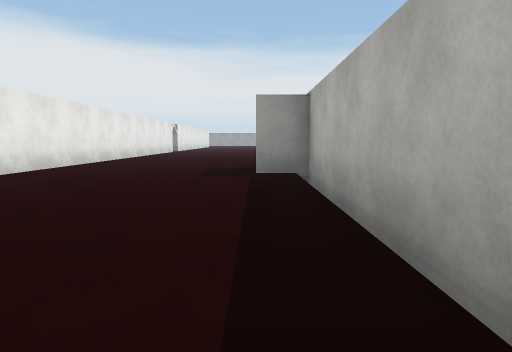
[1] (above)

24 first-person views from a walk through a 3-D level made in the Unity game engine. The camera is 1.2 m above the floor, tilts 6° down and sees 75° across. The floor is counted in squares, 2 m on a side. Each view is taken from the middle of a square. On the plan, view 1 faces up. The plan holds only what a view shows up to about 10 squares ahead; the rest is blank. The place goes on beyond the plan. Surface patterns are stand-ins for the level's own textures.

[2]
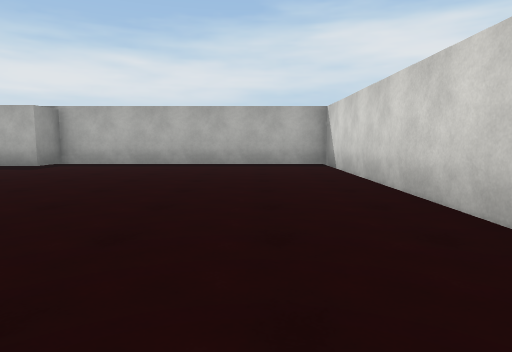

[3]
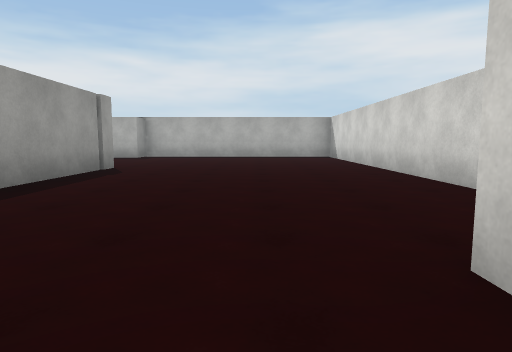

[4]
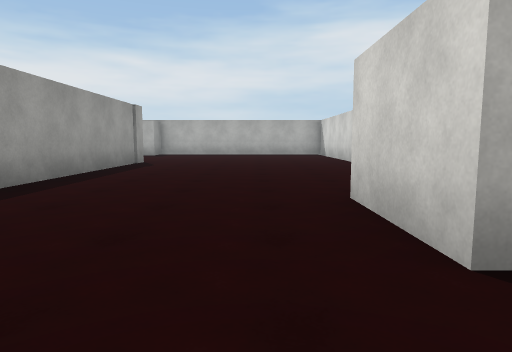

[5]
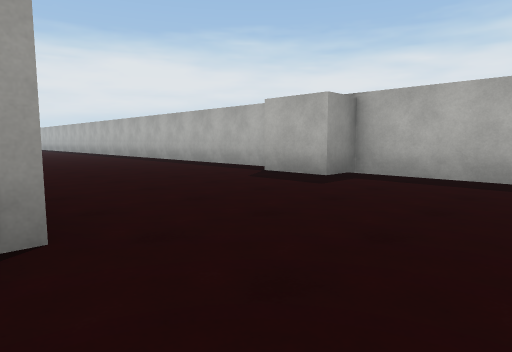

[6]
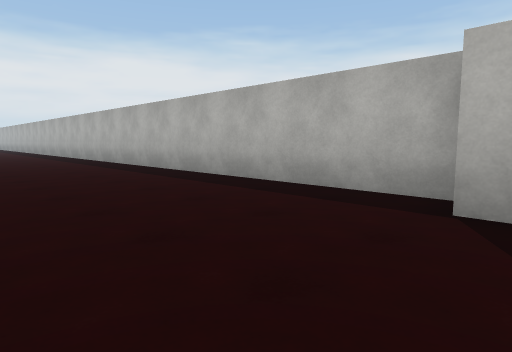

[7]
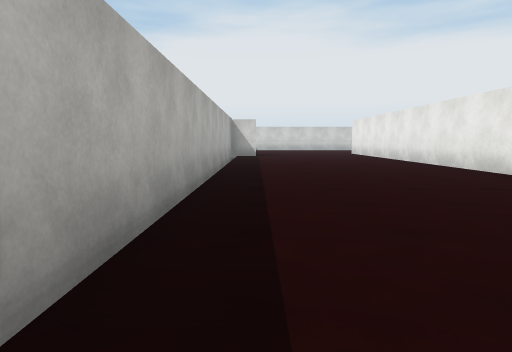

[8]
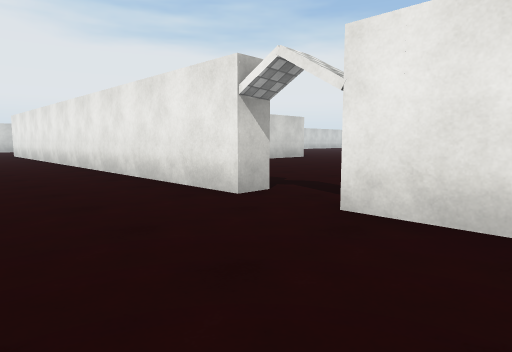

[9]
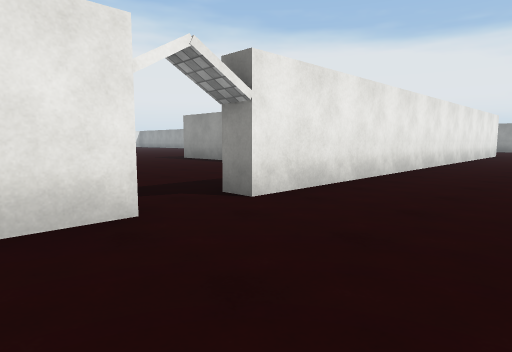

[10]
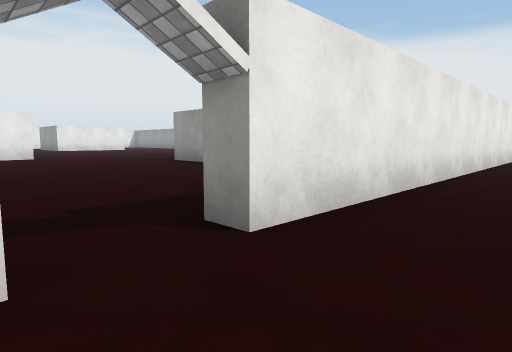

[11]
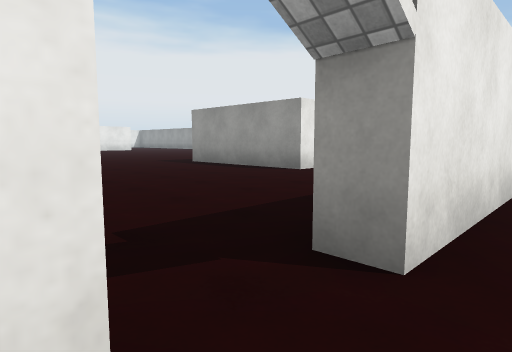

[12]
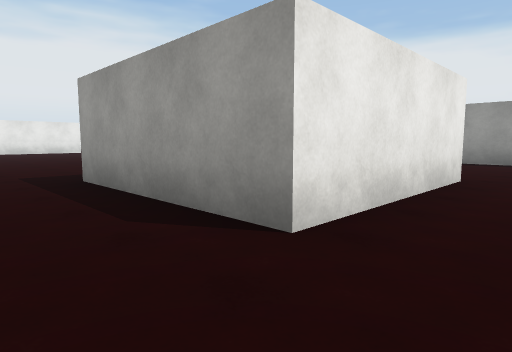

[13]
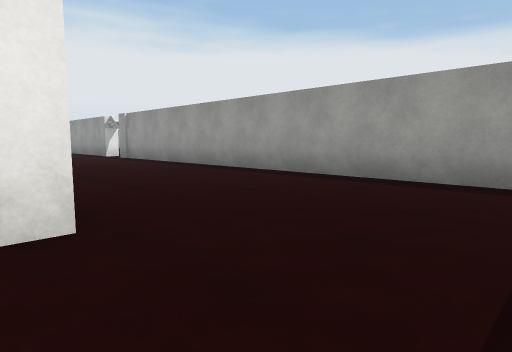

[14]
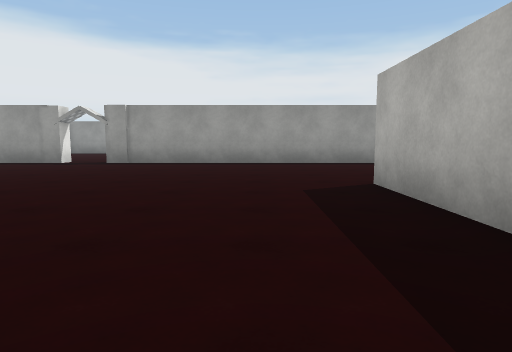

[15]
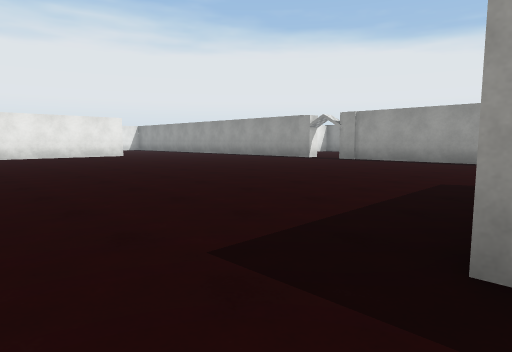

[16]
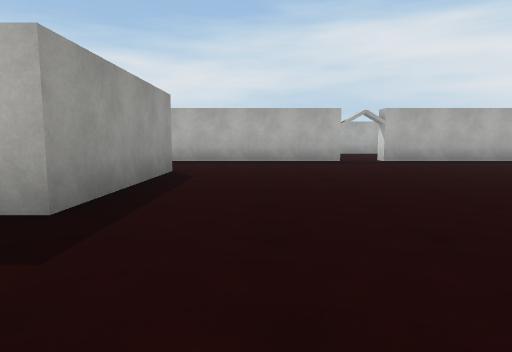

[17]
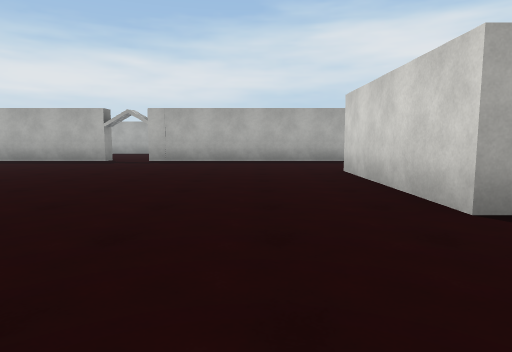

[18]
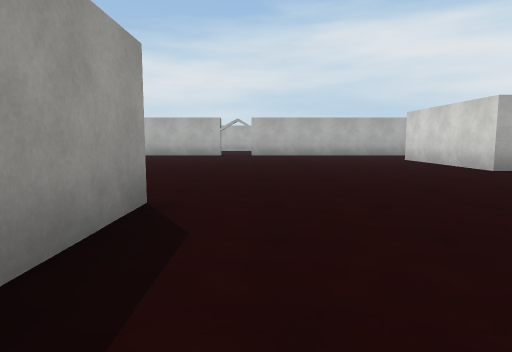

[19]
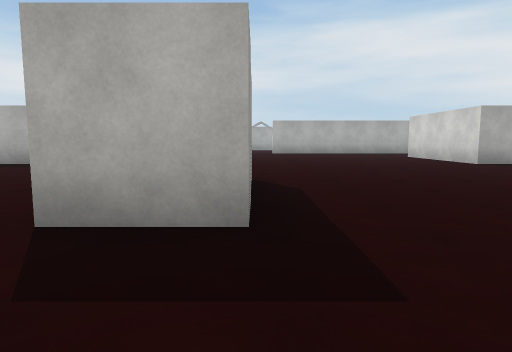

[20]
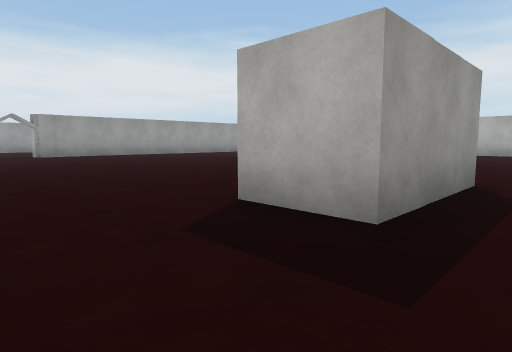

[21]
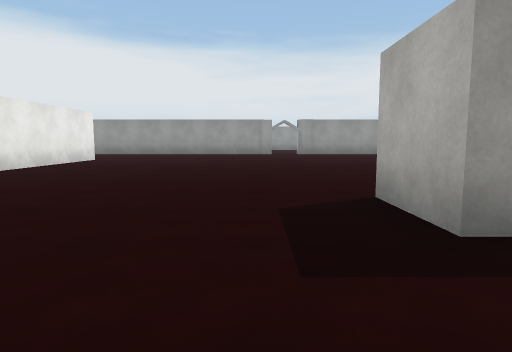

[22]
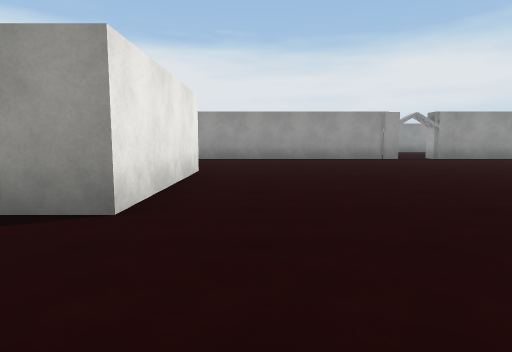

[23]
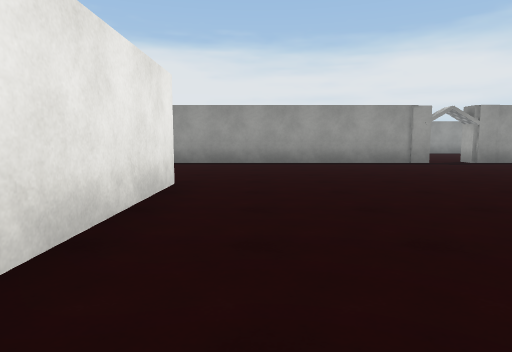

[24]
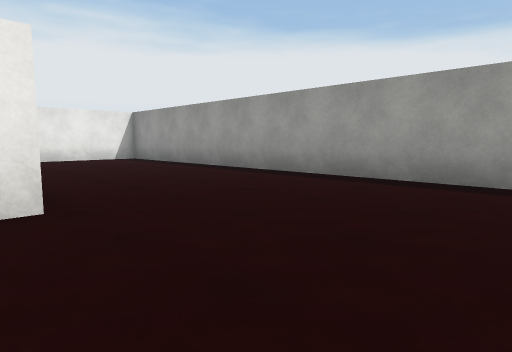

### Floor plan
Points are (right, up) in squares from view 1. A wall is a line through its corners. A room is listed if a view was taken in it or the views show most of it. See-through windows are left out.
Room 1 (views 1, 2, 3, 4, 5, 6, 7, 8, 9, 10, 11)
walls: (-4.5, 18.2) (-4.5, 5.9); (1, 7.9) (1, 19.8); (-4.5, 29.6) (-4.5, 19.5); (-4.5, 5.2) (-9.9, 5.2); (-12.5, 1) (-10.5, 1); (-7.8, -0.9) (1, -0.9) (1, 6.2)
ways out: opening at (-19, 32) to room 2; opening at (-5, 19) to room 2
objects: other object (0, 7) to (1, 7)
Room 2 (views 12, 13, 14, 15, 16, 17, 18, 19, 20, 21, 22, 23, 24)
walls: (-15.8, 19.1) (-18.7, 19.1) (-18.7, 20.6); (-12.3, 12.2) (-12.3, 13.2) (-8.2, 13.2); (-25.1, 27.8) (-25.1, 23.7) (-26.1, 23.7); (-4.5, 19.5) (-5, 19.5) (-5, 24.5); (-8.3, 27.8) (-8.3, 23.7) (-12.3, 23.7) (-12.3, 27.8); (-5, 12.2) (-5, 18.2) (-4.5, 18.2); (-19.3, 32.6) (-19.3, 32.1) (-31.1, 32.1); (-6.6, 32.1) (-18.1, 32.1) (-18.1, 32.8)
ways out: opening at (-19, 32) to room 1; opening at (-5, 19) to room 1

Positions as (right, up) in squares from view 1, and headings:
1: (0, 0), facing up
2: (-8, 1), facing right
3: (-12, 2), facing right
4: (-14, 2), facing right
5: (-5, 3), facing up-right
6: (-3, 7), facing up-right
7: (0, 21), facing down
8: (-2, 21), facing down-left
9: (-2, 17), facing up-left
10: (-3, 18), facing up-left
11: (-4, 18), facing up-left
12: (-7, 22), facing up-left
13: (-6, 27), facing up-left
14: (-14, 23), facing up
15: (-12, 22), facing up-left
16: (-15, 22), facing right
17: (-15, 15), facing right
18: (-19, 18), facing right
19: (-21, 19), facing right
20: (-21, 18), facing up-right
21: (-20, 17), facing up
22: (-24, 21), facing up
23: (-24, 23), facing up
24: (-22, 27), facing up-left
